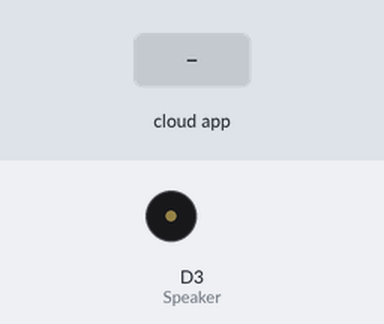
The sketch below on a simulated ESP8266 (NodeMCU). Parts: buzzer (waves = sounding, pin HIGH). The test bench sets the inputs (shaded band). WiFi joins after 1.5 s; servers stay silent unless stated; the Firebase database answers and starts empty; what the sketch prints to the serial monitor is not drawn.

Above: at 2.7 s.
2.8 s: the phone or cloud app sets maya to 1
At 4.8 s:
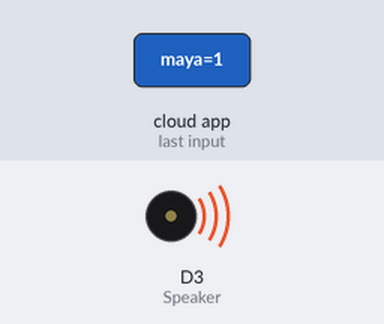
5.1 s: the phone or cloud app sets maya to 0
At 6.5 s:
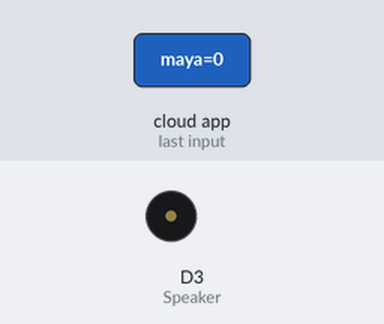
Timing chart, 0 to 8.1 s (numbered marks = the images above; inputs shaded):
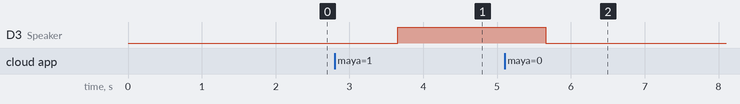

Measured:
- after the input at 2.8 s, D3 (Speaker): LOW → HIGH after 0.86 s
- after the input at 5.1 s, D3 (Speaker): HIGH → LOW after 0.56 s

The sketch:

SpeakerControl.ino
```cpp
#include <ESP8266WiFi.h>
#include <Firebase_ESP_Client.h>

#include "addons/TokenHelper.h"
#include "addons/RTDBHelper.h"

#define Speaker D3

#define WIFI_SSID "I'm in!"
#define WIFI_PASSWORD "connected"
#define API_KEY "AIzaSyDrywOcBL1FyFKqzsA0g6wPuHWaYzXN8uU"
#define DATABASE_URL "https://bird-77fb0-default-rtdb.firebaseio.com/"


FirebaseData fbdo;
FirebaseAuth auth;
FirebaseConfig config;

unsigned long sendDataPrevMillis = 0;
bool signupOK = false;
bool speaker = false;


void setup() {
  pinMode(Speaker, OUTPUT);
  Serial.begin(9600);
  WiFi.begin(WIFI_SSID, WIFI_PASSWORD);
  Serial.print("Connecting to Wi-Fi");
   while (WiFi.status() != WL_CONNECTED){
    Serial.print(".");
    delay(300);
  }
   Serial.println();
  Serial.print("Connected with IP: ");
  Serial.println(WiFi.localIP());
  Serial.println();

  config.api_key = API_KEY;
  config.database_url = DATABASE_URL;

  if (Firebase.signUp(&config, &auth, "", "")){
    Serial.println("ok");
    signupOK = true;
  }
  else{
    Serial.printf("%s\n", config.signer.signupError.message.c_str());
  }

  config.token_status_callback = tokenStatusCallback;

  Firebase.begin(&config, &auth);
  Firebase.reconnectWiFi(true);

}


void loop() {
  if (Firebase.ready() && signupOK && (millis() -  sendDataPrevMillis > 1000 || sendDataPrevMillis == 0 )) {
    sendDataPrevMillis = millis();

    if (Firebase.RTDB.getBool(&fbdo, "bird/1/maya")){
      if (fbdo.dataType() == "boolean"){
      speaker = fbdo.boolData();
      Serial.println("Seccess: " + fbdo.dataPath() + ": " + speaker + "(" + fbdo.dataType() + ")");
      digitalWrite(Speaker, speaker);
      }
    }
    else {
      Serial.println("FAILED: " + fbdo.errorReason());
    }
  }

}
```
